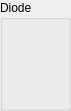
   <widget class="QGroupBox" name="groupBox">
    <property name="geometry">
     <rect>
      <x>1000</x>
      <y>250</y>
      <width>71</width>
      <height>111</height>
     </rect>
    </property>
    <property name="title">
     <string>Diode</string>
    </property>
    <widget class="caGraphics" name="caRectangle_27">
     <property name="geometry">
      <rect>
       <x>10</x>
       <y>20</y>
       <width>45</width>
       <height>14</height>
      </rect>
     </property>
     <property name="sizePolicy">
      <sizepolicy hsizetype="Expanding" vsizetype="Expanding">
       <horstretch>0</horstretch>
       <verstretch>0</verstretch>
      </sizepolicy>
     </property>
     <property name="foreground">
      <color>
       <red>255</red>
       <green>176</green>
       <blue>255</blue>
      </color>
     </property>
     <property name="linestyle" stdset="0">
      <enum>caGraphics::Solid</enum>
     </property>
     <property name="fillstyle" stdset="0">
      <enum>caGraphics::Filled</enum>
     </property>
     <property name="lineColor">
      <color>
       <red>255</red>
       <green>176</green>
       <blue>255</blue>
      </color>
     </property>
     <property name="visibility">
      <enum>caGraphics::Calc</enum>
     </property>
     <property name="visibilityCalc">
      <string>A&lt;=0</string>
     </property>
     <property name="channel" stdset="0">
      <string>9idcUSX:pd01:seq02:reqrange</string>
     </property>
     <property name="form">
      <enum>caGraphics::Rectangle</enum>
     </property>
    </widget>
    <widget class="caGraphics" name="caRectangle_25">
     <property name="geometry">
      <rect>
       <x>10</x>
       <y>50</y>
       <width>45</width>
       <height>14</height>
      </rect>
     </property>
     <property name="sizePolicy">
      <sizepolicy hsizetype="Expanding" vsizetype="Expanding">
       <horstretch>0</horstretch>
       <verstretch>0</verstretch>
      </sizepolicy>
     </property>
     <property name="foreground">
      <color>
       <red>174</red>
       <green>78</green>
       <blue>188</blue>
      </color>
     </property>
     <property name="linestyle" stdset="0">
      <enum>caGraphics::Solid</enum>
     </property>
     <property name="fillstyle" stdset="0">
      <enum>caGraphics::Filled</enum>
     </property>
     <property name="lineColor">
      <color>
       <red>174</red>
       <green>78</green>
       <blue>188</blue>
      </color>
     </property>
     <property name="visibility">
      <enum>caGraphics::Calc</enum>
     </property>
     <property name="visibilityCalc">
      <string>A&lt;=2</string>
     </property>
     <property name="channel" stdset="0">
      <string>9idcUSX:pd01:seq02:reqrange</string>
     </property>
     <property name="form">
      <enum>caGraphics::Rectangle</enum>
     </property>
    </widget>
    <widget class="caGraphics" name="caRectangle_24">
     <property name="geometry">
      <rect>
       <x>10</x>
       <y>65</y>
       <width>45</width>
       <height>14</height>
      </rect>
     </property>
     <property name="sizePolicy">
      <sizepolicy hsizetype="Expanding" vsizetype="Expanding">
       <horstretch>0</horstretch>
       <verstretch>0</verstretch>
      </sizepolicy>
     </property>
     <property name="foreground">
      <color>
       <red>139</red>
       <green>26</green>
       <blue>150</blue>
      </color>
     </property>
     <property name="linestyle" stdset="0">
      <enum>caGraphics::Solid</enum>
     </property>
     <property name="fillstyle" stdset="0">
      <enum>caGraphics::Filled</enum>
     </property>
     <property name="lineColor">
      <color>
       <red>139</red>
       <green>26</green>
       <blue>150</blue>
      </color>
     </property>
     <property name="visibility">
      <enum>caGraphics::Calc</enum>
     </property>
     <property name="visibilityCalc">
      <string>A&lt;=3</string>
     </property>
     <property name="channel" stdset="0">
      <string>9idcUSX:pd01:seq02:reqrange</string>
     </property>
     <property name="form">
      <enum>caGraphics::Rectangle</enum>
     </property>
    </widget>
    <widget class="caGraphics" name="caRectangle_23">
     <property name="geometry">
      <rect>
       <x>10</x>
       <y>80</y>
       <width>45</width>
       <height>14</height>
      </rect>
     </property>
     <property name="sizePolicy">
      <sizepolicy hsizetype="Expanding" vsizetype="Expanding">
       <horstretch>0</horstretch>
       <verstretch>0</verstretch>
      </sizepolicy>
     </property>
     <property name="foreground">
      <color>
       <red>97</red>
       <green>10</green>
       <blue>117</blue>
      </color>
     </property>
     <property name="linestyle" stdset="0">
      <enum>caGraphics::Solid</enum>
     </property>
     <property name="fillstyle" stdset="0">
      <enum>caGraphics::Filled</enum>
     </property>
     <property name="lineColor">
      <color>
       <red>97</red>
       <green>10</green>
       <blue>117</blue>
      </color>
     </property>
     <property name="visibility">
      <enum>caGraphics::Calc</enum>
     </property>
     <property name="visibilityCalc">
      <string>A&lt;=5</string>
     </property>
     <property name="channel" stdset="0">
      <string>9idcUSX:pd01:seq02:reqrange</string>
     </property>
     <property name="form">
      <enum>caGraphics::Rectangle</enum>
     </property>
    </widget>
    <widget class="caGraphics" name="caRectangle_26">
     <property name="geometry">
      <rect>
       <x>10</x>
       <y>35</y>
       <width>45</width>
       <height>14</height>
      </rect>
     </property>
     <property name="sizePolicy">
      <sizepolicy hsizetype="Expanding" vsizetype="Expanding">
       <horstretch>0</horstretch>
       <verstretch>0</verstretch>
      </sizepolicy>
     </property>
     <property name="foreground">
      <color>
       <red>214</red>
       <green>127</green>
       <blue>226</blue>
      </color>
     </property>
     <property name="linestyle" stdset="0">
      <enum>caGraphics::Solid</enum>
     </property>
     <property name="fillstyle" stdset="0">
      <enum>caGraphics::Filled</enum>
     </property>
     <property name="lineColor">
      <color>
       <red>214</red>
       <green>127</green>
       <blue>226</blue>
      </color>
     </property>
     <property name="visibility">
      <enum>caGraphics::Calc</enum>
     </property>
     <property name="visibilityCalc">
      <string>A&lt;=1</string>
     </property>
     <property name="channel" stdset="0">
      <string>9idcUSX:pd01:seq02:reqrange</string>
     </property>
     <property name="form">
      <enum>caGraphics::Rectangle</enum>
     </property>
    </widget>
   </widget>
